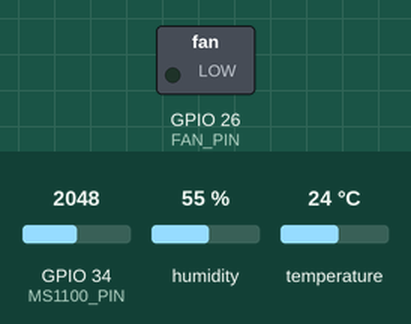
Simulated run of this sketch. Board: ESP32. Shown: switched loads named in the sketch (green lamp = pin HIGH). The inputs (shaded band) are chosen by the test bench; at power-on: GPIO 34 (MS1100_PIN) = 2048, humidity 55 %, temperature 24 °C. WiFi joins after 1.5 s; servers stay silent unless stated; uploads are accepted with an empty reply; what the sketch prints to the serial monitor is not drawn.

Above: at 0.1 s.
At 1.6 s:
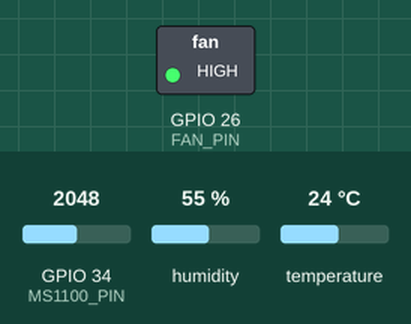
Timing chart, 0 to 3.1 s (numbered marks = the images above):
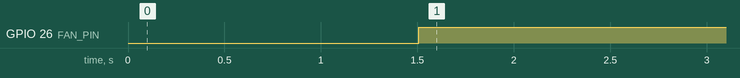

The sketch:

esp32_sensor_fan.ino
```cpp
/*
  FreshIQ — Firmware ESP32 (sensor + kipas)
  ------------------------------------------------------------
  Tugas board ini:
  1. Baca DHT22 (suhu & kelembapan) dan MS-1100 (VOC/kualitas udara)
  2. Kirim pembacaan ke Supabase (tabel sensor_readings) secara berkala
  3. Ambil threshold & mode kipas terbaru dari Supabase (tabel box_settings)
  4. Jalankan kipas secara LOKAL berdasarkan threshold itu (histeresis),
     supaya kipas tetap bekerja walau koneksi internet putus sesaat

  Library yang perlu diinstall lewat Library Manager Arduino IDE:
  - "DHT sensor library" by Adafruit (dan dependensinya "Adafruit Unified Sensor")
  - "ArduinoJson" by Benoit Blanchon

  Board: pilih "ESP32 Dev Module" (atau sesuai board ESP32 yang kamu pakai)
*/

#include <WiFi.h>
#include <HTTPClient.h>
#include <ArduinoJson.h>
#include <DHT.h>

// =====================================================================
// KONFIGURASI — GANTI BAGIAN INI SESUAI PUNYAMU
// =====================================================================

const char* WIFI_SSID     = "NAMA_WIFI_KAMU";
const char* WIFI_PASSWORD = "PASSWORD_WIFI_KAMU";

const char* SUPABASE_URL      = "https://xnqbsaxmdruxtmqxnmoq.supabase.co";
const char* SUPABASE_ANON_KEY = "GANTI_DENGAN_ANON_KEY_KAMU";

// Pin
#define DHTPIN      4        // pin data DHT22
#define DHTTYPE     DHT22
#define MS1100_PIN   34       // pin analog (ADC) untuk MS-1100, harus pin ADC1 (32-39)
#define FAN_PIN     26       // pin relay/MOSFET untuk kipas

// Interval waktu (milidetik)
const unsigned long KIRIM_DATA_INTERVAL   = 5000;   // kirim data sensor tiap 5 detik
const unsigned long AMBIL_SETTING_INTERVAL = 10000; // ambil threshold tiap 10 detik

// =====================================================================
// VARIABEL GLOBAL
// =====================================================================

DHT dht(DHTPIN, DHTTYPE);

unsigned long lastKirimData = 0;
unsigned long lastAmbilSetting = 0;

// Threshold & mode kipas, defaultnya dulu sebelum berhasil ambil dari Supabase
float suhuMin = 22, suhuMax = 30;
float lembapMin = 40, lembapMax = 70;
float vocMin = 0, vocMax = 400;
String fanMode = "auto";     // "auto" atau "manual"
bool fanManualOn = false;

bool fanState = false;       // status kipas saat ini (hasil logika histeresis)

// =====================================================================
// SETUP
// =====================================================================

void setup() {
  Serial.begin(115200);
  dht.begin();

  pinMode(FAN_PIN, OUTPUT);
  digitalWrite(FAN_PIN, LOW);

  sambungkanWiFi();
}

// =====================================================================
// LOOP UTAMA (non-blocking, pakai millis bukan delay)
// =====================================================================

void loop() {
  if (WiFi.status() != WL_CONNECTED) {
    sambungkanWiFi();
  }

  unsigned long now = millis();

  if (now - lastKirimData >= KIRIM_DATA_INTERVAL) {
    lastKirimData = now;
    bacaSensorDanKirim();
  }

  if (now - lastAmbilSetting >= AMBIL_SETTING_INTERVAL) {
    lastAmbilSetting = now;
    ambilBoxSettings();
  }

  jalankanLogikaKipas();
}

// =====================================================================
// KONEKSI WIFI
// =====================================================================

void sambungkanWiFi() {
  Serial.print("Menyambungkan ke WiFi");
  WiFi.begin(WIFI_SSID, WIFI_PASSWORD);

  int percobaan = 0;
  while (WiFi.status() != WL_CONNECTED && percobaan < 40) {
    delay(500);
    Serial.print(".");
    percobaan++;
  }

  if (WiFi.status() == WL_CONNECTED) {
    Serial.println("\nWiFi tersambung, IP: " + WiFi.localIP().toString());
  } else {
    Serial.println("\nGagal konek WiFi, akan dicoba lagi di loop berikutnya.");
  }
}

// =====================================================================
// BACA SENSOR & KIRIM KE SUPABASE
// =====================================================================

void bacaSensorDanKirim() {
  float suhu   = dht.readTemperature();
  float lembap = dht.readHumidity();

  if (isnan(suhu) || isnan(lembap)) {
    Serial.println("Gagal membaca DHT22, lewati siklus ini.");
    return;
  }

  // MS-1100: pembacaan analog mentah (0-4095 di ESP32) diubah ke perkiraan ppm.
  // CATATAN: MS-1100 perlu pemanasan (preheat) 3-5 menit sebelum pembacaan stabil,
  // dan tegangan di udara bersih normalnya < 1V. Rumus di bawah masih linear sederhana;
  // untuk hasil lebih presisi, ukur dulu nilai analogRead() di udara bersih sebagai baseline,
  // lalu sesuaikan rentang map() berdasarkan baseline itu.
  int rawMS1100 = analogRead(MS1100_PIN);
  float voc = map(rawMS1100, 0, 4095, 0, 1000); // sesuaikan lagi setelah kalibrasi

  Serial.printf("Suhu: %.1f C | Lembap: %.1f %% | VOC: %.0f ppm\n", suhu, lembap, voc);

  if (WiFi.status() != WL_CONNECTED) return;

  HTTPClient http;
  String url = String(SUPABASE_URL) + "/rest/v1/sensor_readings";
  http.begin(url);
  http.addHeader("apikey", SUPABASE_ANON_KEY);
  http.addHeader("Authorization", String("Bearer ") + SUPABASE_ANON_KEY);
  http.addHeader("Content-Type", "application/json");
  http.addHeader("Prefer", "return=minimal");

  StaticJsonDocument<200> doc;
  doc["suhu"] = suhu;
  doc["lembap"] = lembap;
  doc["voc"] = voc;

  String body;
  serializeJson(doc, body);

  int httpCode = http.POST(body);
  if (httpCode <= 0) {
    Serial.println("Gagal kirim data: " + http.errorToString(httpCode));
  } else if (httpCode >= 300) {
    Serial.printf("Supabase menolak data, HTTP %d: %s\n", httpCode, http.getString().c_str());
  }
  http.end();
}

// =====================================================================
// AMBIL THRESHOLD & MODE KIPAS TERBARU DARI SUPABASE
// =====================================================================

void ambilBoxSettings() {
  if (WiFi.status() != WL_CONNECTED) return;

  HTTPClient http;
  String url = String(SUPABASE_URL) + "/rest/v1/box_settings?id=eq.1&select=*";
  http.begin(url);
  http.addHeader("apikey", SUPABASE_ANON_KEY);
  http.addHeader("Authorization", String("Bearer ") + SUPABASE_ANON_KEY);

  int httpCode = http.GET();
  if (httpCode == 200) {
    String payload = http.getString();

    DynamicJsonDocument doc(1024);
    DeserializationError err = deserializeJson(doc, payload);

    if (!err && doc.is<JsonArray>() && doc.size() > 0) {
      JsonObject setting = doc[0];

      if (!setting["suhumin"].isNull())    suhuMin    = setting["suhumin"];
      if (!setting["suhumax"].isNull())    suhuMax    = setting["suhumax"];
      if (!setting["lembapmin"].isNull())  lembapMin  = setting["lembapmin"];
      if (!setting["lembapmax"].isNull())  lembapMax  = setting["lembapmax"];
      if (!setting["vocmin"].isNull())     vocMin     = setting["vocmin"];
      if (!setting["vocmax"].isNull())     vocMax     = setting["vocmax"];
      if (!setting["fan_mode"].isNull())   fanMode    = setting["fan_mode"].as<String>();
      if (!setting["fan_manual_on"].isNull()) fanManualOn = setting["fan_manual_on"];

      Serial.printf("Setting terbaru -> suhuMax:%.1f vocMax:%.0f mode:%s\n",
                    suhuMax, vocMax, fanMode.c_str());
    }
  } else {
    Serial.printf("Gagal ambil box_settings, HTTP %d\n", httpCode);
  }
  http.end();
}

// =====================================================================
// LOGIKA KIPAS (histeresis, sama seperti di dashboard)
// =====================================================================

void jalankanLogikaKipas() {
  if (fanMode == "manual") {
    fanState = fanManualOn;
  } else {
    float suhu   = dht.readTemperature();
    int rawMS1100 = analogRead(MS1100_PIN);
    float voc    = map(rawMS1100, 0, 4095, 0, 1000);

    if (isnan(suhu)) return;

    bool haruNyala = (suhu > suhuMax) || (voc > vocMax);
    bool haruMati  = (suhu < suhuMax - 1.2) && (voc < vocMax - 40);

    if (haruNyala) fanState = true;
    else if (haruMati) fanState = false;
    // kalau di antara dua kondisi itu, biarkan fanState seperti sebelumnya (histeresis)
  }

  digitalWrite(FAN_PIN, fanState ? HIGH : LOW);
}
```

Measured:
- by itself, GPIO 26 (FAN_PIN): LOW → HIGH at 1.5 s
